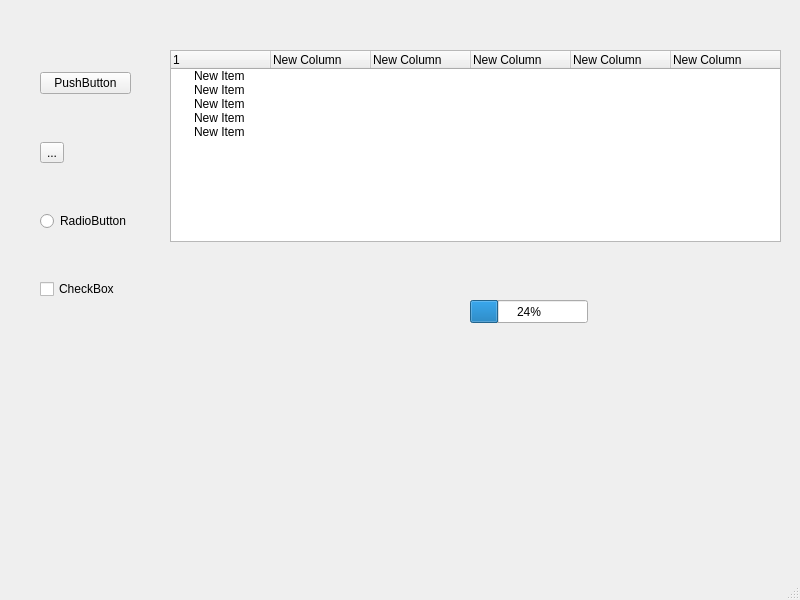
<?xml version="1.0" encoding="UTF-8"?>
<ui version="4.0">
 <class>MainWindow</class>
 <widget class="QMainWindow" name="MainWindow">
  <property name="geometry">
   <rect>
    <x>0</x>
    <y>0</y>
    <width>800</width>
    <height>600</height>
   </rect>
  </property>
  <property name="windowTitle">
   <string>MainWindow</string>
  </property>
  <property name="animated">
   <bool>true</bool>
  </property>
  <widget class="QWidget" name="centralwidget">
   <widget class="QTreeWidget" name="treeWidget">
    <property name="geometry">
     <rect>
      <x>170</x>
      <y>50</y>
      <width>611</width>
      <height>192</height>
     </rect>
    </property>
    <column>
     <property name="text">
      <string>1</string>
     </property>
    </column>
    <column>
     <property name="text">
      <string>New Column</string>
     </property>
    </column>
    <column>
     <property name="text">
      <string>New Column</string>
     </property>
    </column>
    <column>
     <property name="text">
      <string>New Column</string>
     </property>
    </column>
    <column>
     <property name="text">
      <string>New Column</string>
     </property>
    </column>
    <column>
     <property name="text">
      <string>New Column</string>
     </property>
    </column>
    <item>
     <property name="text">
      <string>New Item</string>
     </property>
    </item>
    <item>
     <property name="text">
      <string>New Item</string>
     </property>
    </item>
    <item>
     <property name="text">
      <string>New Item</string>
     </property>
    </item>
    <item>
     <property name="text">
      <string>New Item</string>
     </property>
    </item>
    <item>
     <property name="text">
      <string>New Item</string>
     </property>
    </item>
   </widget>
   <widget class="QWidget" name="layoutWidget">
    <property name="geometry">
     <rect>
      <x>40</x>
      <y>30</y>
      <width>91</width>
      <height>311</height>
     </rect>
    </property>
    <layout class="QVBoxLayout" name="verticalLayout" stretch="0,0,0,0">
     <property name="spacing">
      <number>6</number>
     </property>
     <property name="leftMargin">
      <number>0</number>
     </property>
     <property name="topMargin">
      <number>0</number>
     </property>
     <item>
      <widget class="QPushButton" name="pushButton">
       <property name="cursor">
        <cursorShape>PointingHandCursor</cursorShape>
       </property>
       <property name="text">
        <string>PushButton</string>
       </property>
      </widget>
     </item>
     <item>
      <widget class="QToolButton" name="toolButton">
       <property name="text">
        <string>...</string>
       </property>
      </widget>
     </item>
     <item>
      <widget class="QRadioButton" name="radioButton">
       <property name="text">
        <string>RadioButton</string>
       </property>
      </widget>
     </item>
     <item>
      <widget class="QCheckBox" name="checkBox">
       <property name="text">
        <string>CheckBox</string>
       </property>
      </widget>
     </item>
    </layout>
   </widget>
   <widget class="QProgressBar" name="progressBar">
    <property name="geometry">
     <rect>
      <x>470</x>
      <y>300</y>
      <width>118</width>
      <height>23</height>
     </rect>
    </property>
    <property name="value">
     <number>24</number>
    </property>
   </widget>
  </widget>
  <widget class="QMenuBar" name="menubar">
   <property name="geometry">
    <rect>
     <x>0</x>
     <y>0</y>
     <width>800</width>
     <height>23</height>
    </rect>
   </property>
  </widget>
  <widget class="QStatusBar" name="statusbar"/>
 </widget>
 <resources/>
 <connections/>
</ui>
